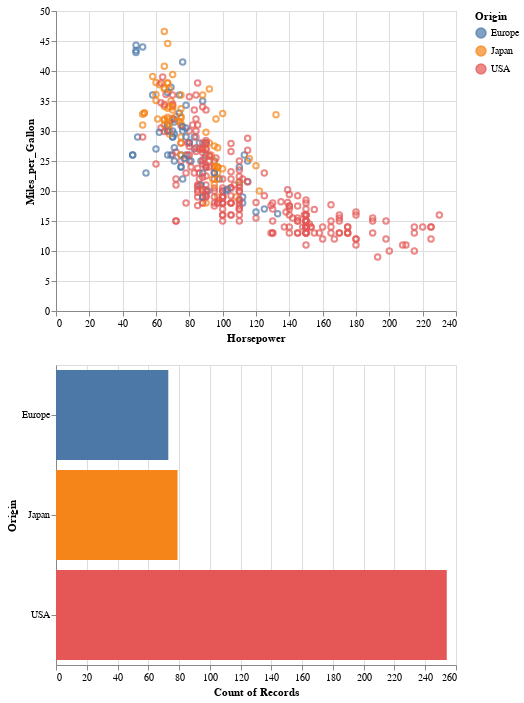

Notebook code for this chart:
### Markdown cell above
## Use *selection* objects to link data between plots

### Code cell
brush = alt.selection(type='interval')

points = alt.Chart().mark_point().encode(
    x='Horsepower:Q',
    y='Miles_per_Gallon:Q',
    color=alt.condition(brush, 'Origin:N', alt.value('lightgray'))
).add_selection(
    brush
)

bars = alt.Chart().mark_bar().encode(
    y='Origin:N',
    color='Origin:N',
    x='count(Origin):Q'
).transform_filter(
    brush
)

alt.vconcat(points, bars, data=cars)

### Figure 1 — Vega-Lite specification as saved in the notebook (floating-point values rounded to 4 significant figures; data arrays with more than 128 entries replaced by an {"elided": "..."} marker saying what was removed)
{"$schema": "https://vega.github.io/schema/vega-lite/v2.4.3.json", "config": {"view": {"height": 300, "width": 400}}, "data": {"values": {"elided": "406 records"}}, "vconcat": [{"encoding": {"color": {"condition": {"field": "Origin", "selection": "selector003", "type": "nominal"}, "value": "lightgray"}, "x": {"field": "Horsepower", "type": "quantitative"}, "y": {"field": "Miles_per_Gallon", "type": "quantitative"}}, "mark": "point", "selection": {"selector003": {"encodings": ["x", "y"], "mark": {"fill": "#333", "fillOpacity": 0.125, "stroke": "white"}, "on": "[mousedown, window:mouseup] > window:mousemove!", "resolve": "global", "translate": "[mousedown, window:mouseup] > window:mousemove!", "type": "interval", "zoom": "wheel!"}}}, {"encoding": {"color": {"field": "Origin", "type": "nominal"}, "x": {"aggregate": "count", "field": "Origin", "type": "quantitative"}, "y": {"field": "Origin", "type": "nominal"}}, "mark": "bar", "transform": [{"filter": {"selection": "selector003"}}]}]}
